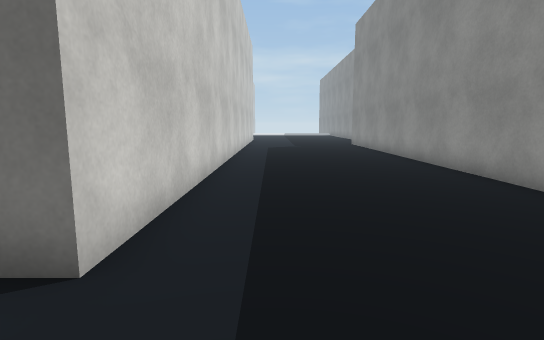
view 1 (above)

18 first-person views from a walk through a scene from a Unity 3-D project. The camera is 1.2 m above the floor, tilts 8° down and sees 80° across. The floor is counted in squares, 1 m on a side. Each view is taken from the middle of a square. On the plan, view 1 faces up. The plan holds only what a view shows up to about 14 squares ahead; the rest is blank. The place goes on beyond the plan. Door leaves are left out, so doorways stand open. Some surface patterns are stand-ins.

view 2
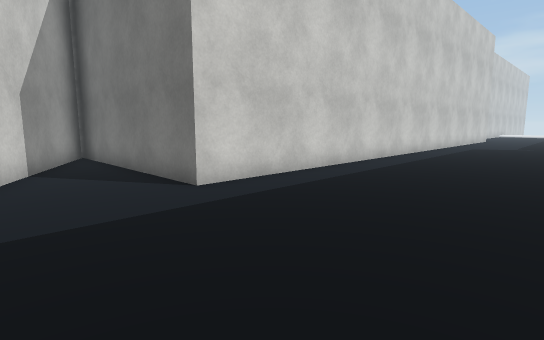

view 3
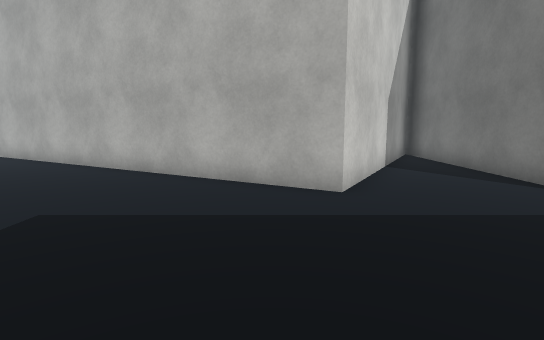

view 4
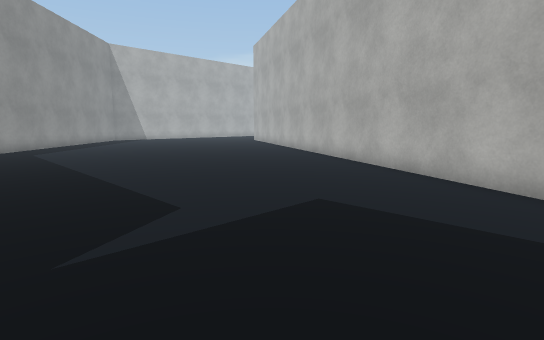

view 5
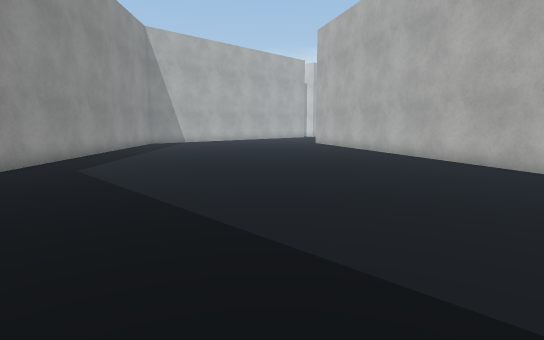

view 6
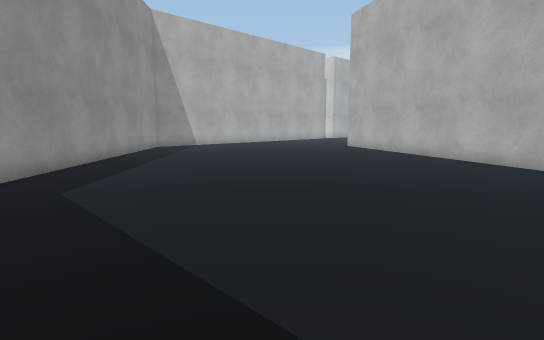

view 7
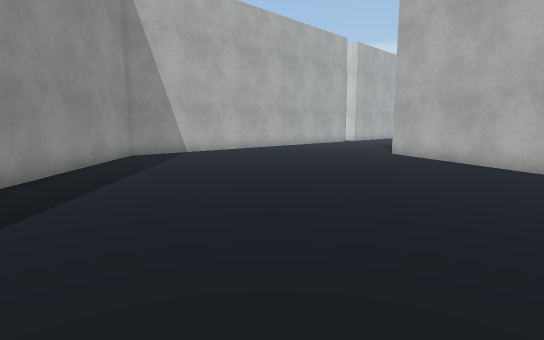

view 8
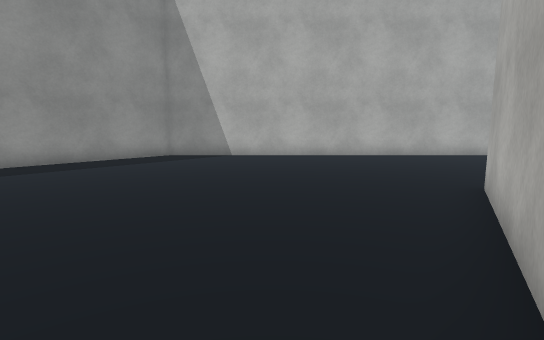

view 9
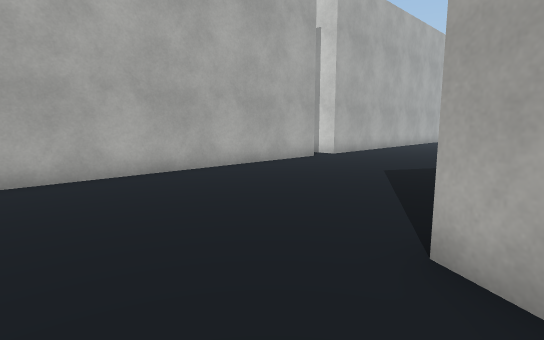

view 10
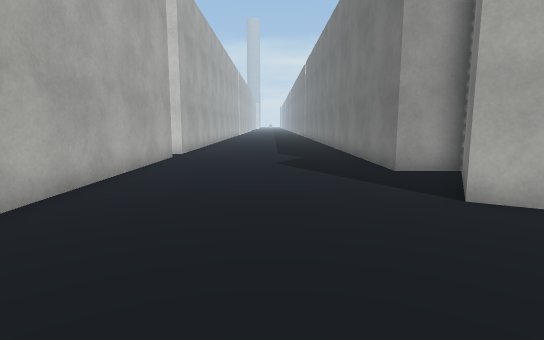

view 11
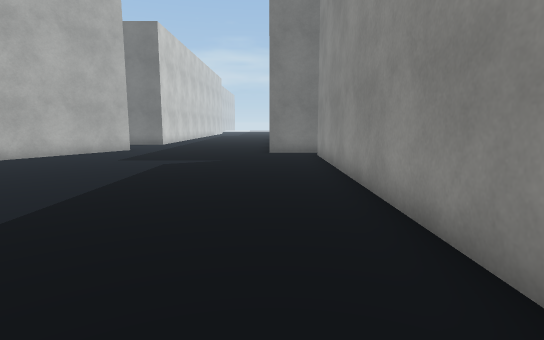

view 12
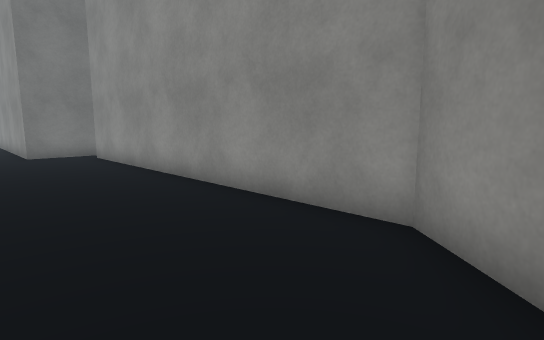

view 13
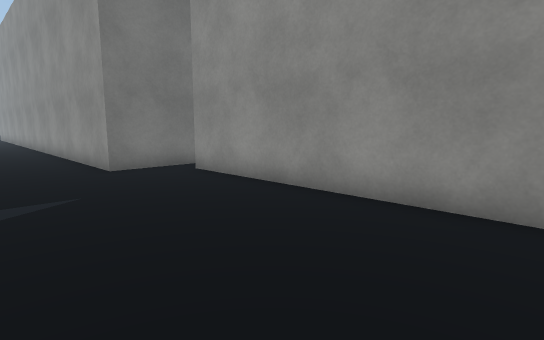

view 14
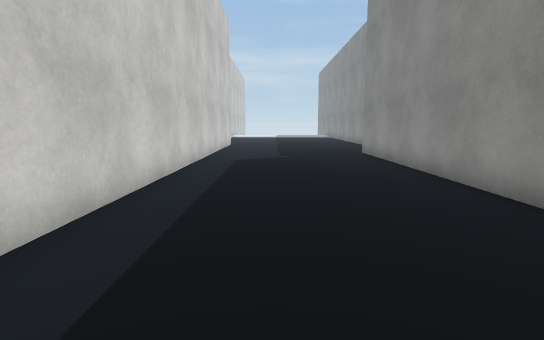

view 15
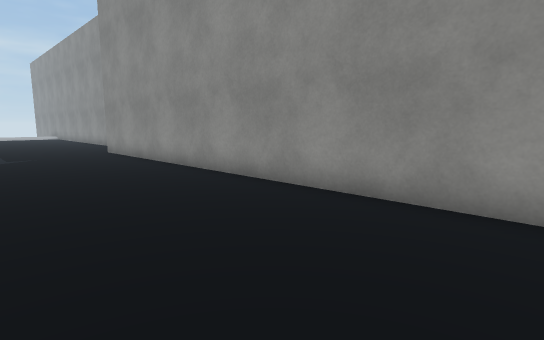

view 16
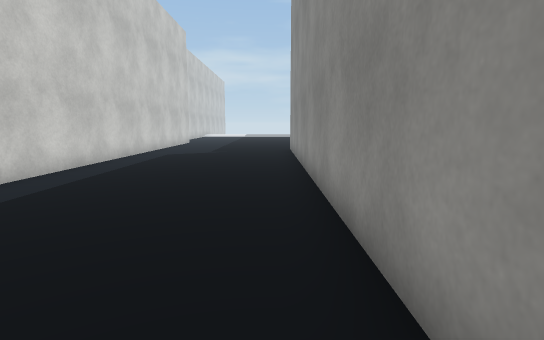

view 17
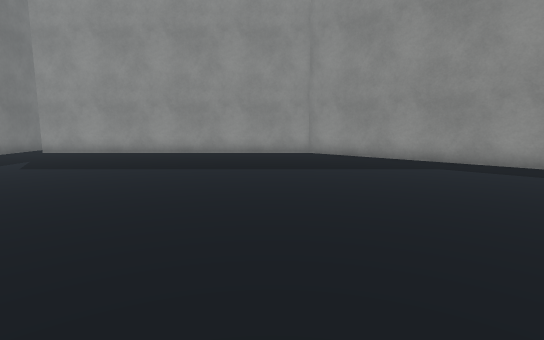

view 18
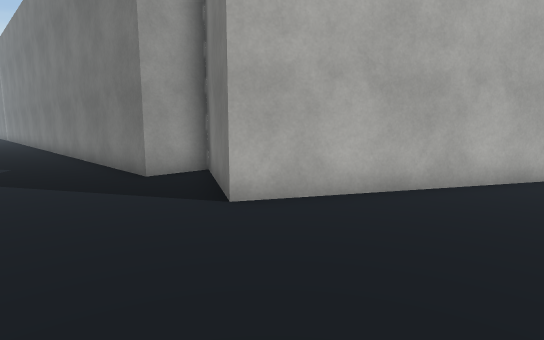

### Floor plan
Points are (right, up) in squares from view 1. A wall is a line through its corners. A room is listed if a view was taken in it or the views show most of it. See-through windows are left out.
Room 1 (views 1, 2, 3, 4, 5, 6, 7, 8, 9, 10, 11, 12, 13, 14, 15, 16, 17, 18)
walls: (7.5, -3.2) (4.9, -3.2) (4.9, 18.5); (-20, -28.7) (-5, -28.7) (6.8, -15.6) (6.8, -4.1); (-22.4, -28.7) (-21.3, -28.7); (-1.5, 18.6) (-1.5, 2.4) (-9.1, 2.4) (-1.7, -1.7) (-13, -22) (-16.3, -20.1) (-16.3, -21.8) (-22.5, -21.8)

Where each view was taken, in squares from view 1:
view 1: 0 up, 0 right, facing up
view 2: 1 down, 4 right, facing up-left
view 3: 3 down, 4 right, facing left
view 4: 3 down, 4 right, facing down-left
view 5: 9 down, 4 right, facing down-left
view 6: 12 down, 3 right, facing down-left
view 7: 16 down, 0 right, facing down-left
view 8: 16 down, 9 left, facing down
view 9: 21 down, 10 left, facing down-left
view 10: 25 down, 8 left, facing left
view 11: 17 down, 5 right, facing up
view 12: 17 down, 3 right, facing up-right
view 13: 12 down, 2 right, facing up-right
view 14: 6 up, 1 right, facing up
view 15: 5 up, 0 right, facing up-right
view 16: 4 up, 4 right, facing up
view 17: 14 down, 7 left, facing right
view 18: 25 down, 9 left, facing up-left
